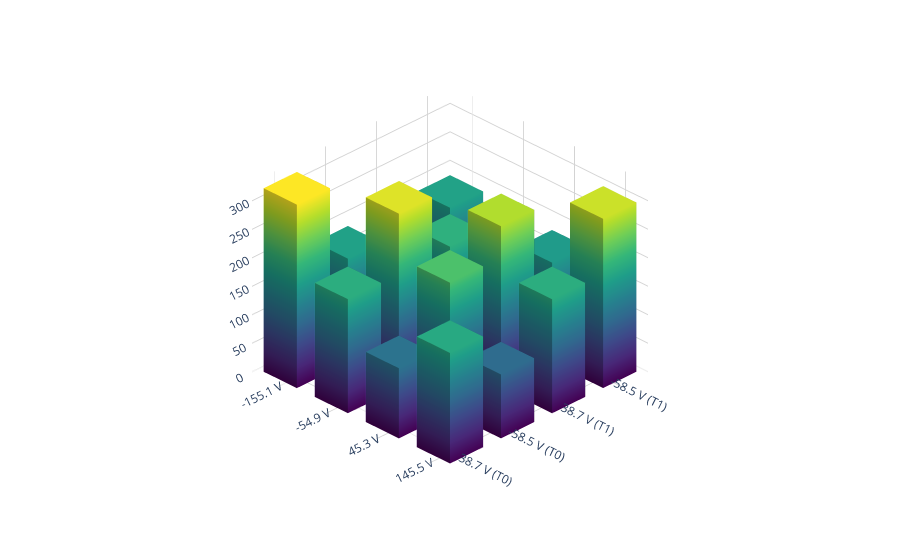

Notebook source saved alongside this figure:
### Code cell
import numpy as np
import plotly.graph_objects as go

# --- Assume N, z0, z1, AliceEOMVoltages, BobEOMVoltages are defined upstream ---

# 1. Define the measurement logic arrays
v_sweep = np.linspace(-200, 200, N)
signalarray0 = np.tile(v_sweep, N)
signalarray1 = np.repeat(v_sweep, N)

# 2 & 3. Extract the closest points into 2x4 matrices
rate0_grid = np.zeros((2, 4))
rate1_grid = np.zeros((2, 4))

for i, v1_ideal in enumerate(BobEOMVoltages):
    for j, v0_ideal in enumerate(AliceEOMVoltages):
        distances = (signalarray0 - v0_ideal) ** 2 + (signalarray1 - v1_ideal) ** 2
        idx = np.argmin(distances)

        rate0_grid[i, j] = z0[idx]
        rate1_grid[i, j] = z1[idx]

# 4. Combine grids into a single 4x4 matrix
combined_grid = np.vstack((rate0_grid, rate1_grid))

# Swapping to get into literature form
combined_grid[[0,2]] = combined_grid[[2,0]]
combined_grid[[1,3]] = combined_grid[[3,1]]

# 5. Build the Plotly 3D Mesh Plot
fig = go.Figure()

num_y, num_x = combined_grid.shape
dx = 0.65
dy = 0.65

# Fix the maximum Z value so the color scale is uniform across all pillars
z_max_global = np.max(combined_grid) if np.max(combined_grid) > 0 else 1

# Standard cube triangulation (12 triangles connecting the 8 vertices)
i_tris = [0, 0, 4, 4, 0, 0, 3, 3, 0, 0, 1, 1]
j_tris = [1, 2, 5, 6, 1, 5, 2, 6, 3, 7, 2, 6]
k_tris = [2, 3, 6, 7, 5, 4, 6, 7, 7, 4, 6, 5]

for j in range(num_y):
    for i in range(num_x):
        z_val = combined_grid[j, i]
        if z_val <= 0:
            continue
            
        # Define the 8 corners of the pillar (Bottom 4, Top 4)
        x_verts = [i-dx/2, i+dx/2, i+dx/2, i-dx/2, i-dx/2, i+dx/2, i+dx/2, i-dx/2]
        y_verts = [j-dy/2, j-dy/2, j+dy/2, j+dy/2, j-dy/2, j-dy/2, j+dy/2, j+dy/2]
        z_verts = [0, 0, 0, 0, z_val, z_val, z_val, z_val]
        
        fig.add_trace(go.Mesh3d(
            x=x_verts,
            y=y_verts,
            z=z_verts,
            i=i_tris,
            j=j_tris,
            k=k_tris,
            intensity=z_verts,      # Interpolates color based on Z-height
            colorscale='Viridis',   
            cmin=0,                 # Anchor base color (blue) to Z=0
            cmax=z_max_global,      # Anchor peak color (yellow) to global max
            showscale=False,        
            flatshading=True,       # Keeps pillar walls flat rather than smoothed
            lighting=dict(facenormalsepsilon=0, ambient=0.7, diffuse=0.8),
            hoverinfo='skip'
        ))

# 6. Styling to match the reference format
x_labels = [f"{v:.1f} V" for v in AliceEOMVoltages]
combined_y_labels = [f"{v:.1f} V (T0)" for v in BobEOMVoltages] + [
    f"{v:.1f} V (T1)" for v in BobEOMVoltages
]

fig.update_layout(
    scene=dict(
        xaxis=dict(
            tickvals=np.arange(num_x),
            ticktext=x_labels,
            showgrid=True,
            gridcolor='lightgray',
            backgroundcolor='white',
            title=''
        ),
        yaxis=dict(
            tickvals=np.arange(num_y),
            ticktext=combined_y_labels,
            showgrid=True,
            gridcolor='lightgray',
            backgroundcolor='white',
            title=''
        ),
        zaxis=dict(
            showgrid=True,
            gridcolor='lightgray',
            backgroundcolor='white',
            title=''
        ),
        aspectratio=dict(x=1, y=1, z=0.8),
        camera=dict(
            # Using an orthographic projection flattens perspective distortion, 
            # which is heavily favored for quantitative 3D bar charts in literature.
            projection=dict(type="orthographic"),
            eye=dict(x=1.5, y=-1.5, z=1.2) 
        )
    ),
    margin=dict(l=0, r=0, b=0, t=0),
    paper_bgcolor='white',
    showlegend=False
)

fig.show()

### Figure 1 — Plotly figure (JSON) as saved in the notebook; plotly's stock layout.template omitted (floating-point values rounded to 4 significant figures)
{"data": [{"cmax": 322, "cmin": 0, "colorscale": [[0, "#440154"], [0.1111, "#482878"], [0.2222, "#3e4989"], [0.3333, "#31688e"], [0.4444, "#26828e"], [0.5556, "#1f9e89"], [0.6667, "#35b779"], [0.7778, "#6ece58"], [0.8889, "#b5de2b"], [1, "#fde725"]], "flatshading": true, "hoverinfo": "skip", "i": [0, 0, 4, 4, 0, 0, 3, 3, 0, 0, 1, 1], "intensity": [0, 0, 0, 0, 322, 322, 322, 322], "j": [1, 2, 5, 6, 1, 5, 2, 6, 3, 7, 2, 6], "k": [2, 3, 6, 7, 5, 4, 6, 7, 7, 4, 6, 5], "lighting": {"ambient": 0.7, "diffuse": 0.8, "facenormalsepsilon": 0}, "showscale": false, "type": "mesh3d", "x": [-0.325, 0.325, 0.325, -0.325, -0.325, 0.325, 0.325, -0.325], "y": [-0.325, -0.325, 0.325, 0.325, -0.325, -0.325, 0.325, 0.325], "z": [0, 0, 0, 0, 322, 322, 322, 322]}, {"cmax": 322, "cmin": 0, "colorscale": [[0, "#440154"], [0.1111, "#482878"], [0.2222, "#3e4989"], [0.3333, "#31688e"], [0.4444, "#26828e"], [0.5556, "#1f9e89"], [0.6667, "#35b779"], [0.7778, "#6ece58"], [0.8889, "#b5de2b"], [1, "#fde725"]], "flatshading": true, "hoverinfo": "skip", "i": [0, 0, 4, 4, 0, 0, 3, 3, 0, 0, 1, 1], "intensity": [0, 0, 0, 0, 200, 200, 200, 200], "j": [1, 2, 5, 6, 1, 5, 2, 6, 3, 7, 2, 6], "k": [2, 3, 6, 7, 5, 4, 6, 7, 7, 4, 6, 5], "lighting": {"ambient": 0.7, "diffuse": 0.8, "facenormalsepsilon": 0}, "showscale": false, "type": "mesh3d", "x": [0.675, 1.325, 1.325, 0.675, 0.675, 1.325, 1.325, 0.675], "y": [-0.325, -0.325, 0.325, 0.325, -0.325, -0.325, 0.325, 0.325], "z": [0, 0, 0, 0, 200, 200, 200, 200]}, {"cmax": 322, "cmin": 0, "colorscale": [[0, "#440154"], [0.1111, "#482878"], [0.2222, "#3e4989"], [0.3333, "#31688e"], [0.4444, "#26828e"], [0.5556, "#1f9e89"], [0.6667, "#35b779"], [0.7778, "#6ece58"], [0.8889, "#b5de2b"], [1, "#fde725"]], "flatshading": true, "hoverinfo": "skip", "i": [0, 0, 4, 4, 0, 0, 3, 3, 0, 0, 1, 1], "intensity": [0, 0, 0, 0, 123, 123, 123, 123], "j": [1, 2, 5, 6, 1, 5, 2, 6, 3, 7, 2, 6], "k": [2, 3, 6, 7, 5, 4, 6, 7, 7, 4, 6, 5], "lighting": {"ambient": 0.7, "diffuse": 0.8, "facenormalsepsilon": 0}, "showscale": false, "type": "mesh3d", "x": [1.675, 2.325, 2.325, 1.675, 1.675, 2.325, 2.325, 1.675], "y": [-0.325, -0.325, 0.325, 0.325, -0.325, -0.325, 0.325, 0.325], "z": [0, 0, 0, 0, 123, 123, 123, 123]}, {"cmax": 322, "cmin": 0, "colorscale": [[0, "#440154"], [0.1111, "#482878"], [0.2222, "#3e4989"], [0.3333, "#31688e"], [0.4444, "#26828e"], [0.5556, "#1f9e89"], [0.6667, "#35b779"], [0.7778, "#6ece58"], [0.8889, "#b5de2b"], [1, "#fde725"]], "flatshading": true, "hoverinfo": "skip", "i": [0, 0, 4, 4, 0, 0, 3, 3, 0, 0, 1, 1], "intensity": [0, 0, 0, 0, 194, 194, 194, 194], "j": [1, 2, 5, 6, 1, 5, 2, 6, 3, 7, 2, 6], "k": [2, 3, 6, 7, 5, 4, 6, 7, 7, 4, 6, 5], "lighting": {"ambient": 0.7, "diffuse": 0.8, "facenormalsepsilon": 0}, "showscale": false, "type": "mesh3d", "x": [2.675, 3.325, 3.325, 2.675, 2.675, 3.325, 3.325, 2.675], "y": [-0.325, -0.325, 0.325, 0.325, -0.325, -0.325, 0.325, 0.325], "z": [0, 0, 0, 0, 194, 194, 194, 194]}, {"cmax": 322, "cmin": 0, "colorscale": [[0, "#440154"], [0.1111, "#482878"], [0.2222, "#3e4989"], [0.3333, "#31688e"], [0.4444, "#26828e"], [0.5556, "#1f9e89"], [0.6667, "#35b779"], [0.7778, "#6ece58"], [0.8889, "#b5de2b"], [1, "#fde725"]], "flatshading": true, "hoverinfo": "skip", "i": [0, 0, 4, 4, 0, 0, 3, 3, 0, 0, 1, 1], "intensity": [0, 0, 0, 0, 183, 183, 183, 183], "j": [1, 2, 5, 6, 1, 5, 2, 6, 3, 7, 2, 6], "k": [2, 3, 6, 7, 5, 4, 6, 7, 7, 4, 6, 5], "lighting": {"ambient": 0.7, "diffuse": 0.8, "facenormalsepsilon": 0}, "showscale": false, "type": "mesh3d", "x": [-0.325, 0.325, 0.325, -0.325, -0.325, 0.325, 0.325, -0.325], "y": [0.675, 0.675, 1.325, 1.325, 0.675, 0.675, 1.325, 1.325], "z": [0, 0, 0, 0, 183, 183, 183, 183]}, {"cmax": 322, "cmin": 0, "colorscale": [[0, "#440154"], [0.1111, "#482878"], [0.2222, "#3e4989"], [0.3333, "#31688e"], [0.4444, "#26828e"], [0.5556, "#1f9e89"], [0.6667, "#35b779"], [0.7778, "#6ece58"], [0.8889, "#b5de2b"], [1, "#fde725"]], "flatshading": true, "hoverinfo": "skip", "i": [0, 0, 4, 4, 0, 0, 3, 3, 0, 0, 1, 1], "intensity": [0, 0, 0, 0, 306, 306, 306, 306], "j": [1, 2, 5, 6, 1, 5, 2, 6, 3, 7, 2, 6], "k": [2, 3, 6, 7, 5, 4, 6, 7, 7, 4, 6, 5], "lighting": {"ambient": 0.7, "diffuse": 0.8, "facenormalsepsilon": 0}, "showscale": false, "type": "mesh3d", "x": [0.675, 1.325, 1.325, 0.675, 0.675, 1.325, 1.325, 0.675], "y": [0.675, 0.675, 1.325, 1.325, 0.675, 0.675, 1.325, 1.325], "z": [0, 0, 0, 0, 306, 306, 306, 306]}, {"cmax": 322, "cmin": 0, "colorscale": [[0, "#440154"], [0.1111, "#482878"], [0.2222, "#3e4989"], [0.3333, "#31688e"], [0.4444, "#26828e"], [0.5556, "#1f9e89"], [0.6667, "#35b779"], [0.7778, "#6ece58"], [0.8889, "#b5de2b"], [1, "#fde725"]], "flatshading": true, "hoverinfo": "skip", "i": [0, 0, 4, 4, 0, 0, 3, 3, 0, 0, 1, 1], "intensity": [0, 0, 0, 0, 229, 229, 229, 229], "j": [1, 2, 5, 6, 1, 5, 2, 6, 3, 7, 2, 6], "k": [2, 3, 6, 7, 5, 4, 6, 7, 7, 4, 6, 5], "lighting": {"ambient": 0.7, "diffuse": 0.8, "facenormalsepsilon": 0}, "showscale": false, "type": "mesh3d", "x": [1.675, 2.325, 2.325, 1.675, 1.675, 2.325, 2.325, 1.675], "y": [0.675, 0.675, 1.325, 1.325, 0.675, 0.675, 1.325, 1.325], "z": [0, 0, 0, 0, 229, 229, 229, 229]}, {"cmax": 322, "cmin": 0, "colorscale": [[0, "#440154"], [0.1111, "#482878"], [0.2222, "#3e4989"], [0.3333, "#31688e"], [0.4444, "#26828e"], [0.5556, "#1f9e89"], [0.6667, "#35b779"], [0.7778, "#6ece58"], [0.8889, "#b5de2b"], [1, "#fde725"]], "flatshading": true, "hoverinfo": "skip", "i": [0, 0, 4, 4, 0, 0, 3, 3, 0, 0, 1, 1], "intensity": [0, 0, 0, 0, 112, 112, 112, 112], "j": [1, 2, 5, 6, 1, 5, 2, 6, 3, 7, 2, 6], "k": [2, 3, 6, 7, 5, 4, 6, 7, 7, 4, 6, 5], "lighting": {"ambient": 0.7, "diffuse": 0.8, "facenormalsepsilon": 0}, "showscale": false, "type": "mesh3d", "x": [2.675, 3.325, 3.325, 2.675, 2.675, 3.325, 3.325, 2.675], "y": [0.675, 0.675, 1.325, 1.325, 0.675, 0.675, 1.325, 1.325], "z": [0, 0, 0, 0, 112, 112, 112, 112]}, {"cmax": 322, "cmin": 0, "colorscale": [[0, "#440154"], [0.1111, "#482878"], [0.2222, "#3e4989"], [0.3333, "#31688e"], [0.4444, "#26828e"], [0.5556, "#1f9e89"], [0.6667, "#35b779"], [0.7778, "#6ece58"], [0.8889, "#b5de2b"], [1, "#fde725"]], "flatshading": true, "hoverinfo": "skip", "i": [0, 0, 4, 4, 0, 0, 3, 3, 0, 0, 1, 1], "intensity": [0, 0, 0, 0, 75, 75, 75, 75], "j": [1, 2, 5, 6, 1, 5, 2, 6, 3, 7, 2, 6], "k": [2, 3, 6, 7, 5, 4, 6, 7, 7, 4, 6, 5], "lighting": {"ambient": 0.7, "diffuse": 0.8, "facenormalsepsilon": 0}, "showscale": false, "type": "mesh3d", "x": [-0.325, 0.325, 0.325, -0.325, -0.325, 0.325, 0.325, -0.325], "y": [1.675, 1.675, 2.325, 2.325, 1.675, 1.675, 2.325, 2.325], "z": [0, 0, 0, 0, 75, 75, 75, 75]}, {"cmax": 322, "cmin": 0, "colorscale": [[0, "#440154"], [0.1111, "#482878"], [0.2222, "#3e4989"], [0.3333, "#31688e"], [0.4444, "#26828e"], [0.5556, "#1f9e89"], [0.6667, "#35b779"], [0.7778, "#6ece58"], [0.8889, "#b5de2b"], [1, "#fde725"]], "flatshading": true, "hoverinfo": "skip", "i": [0, 0, 4, 4, 0, 0, 3, 3, 0, 0, 1, 1], "intensity": [0, 0, 0, 0, 204, 204, 204, 204], "j": [1, 2, 5, 6, 1, 5, 2, 6, 3, 7, 2, 6], "k": [2, 3, 6, 7, 5, 4, 6, 7, 7, 4, 6, 5], "lighting": {"ambient": 0.7, "diffuse": 0.8, "facenormalsepsilon": 0}, "showscale": false, "type": "mesh3d", "x": [0.675, 1.325, 1.325, 0.675, 0.675, 1.325, 1.325, 0.675], "y": [1.675, 1.675, 2.325, 2.325, 1.675, 1.675, 2.325, 2.325], "z": [0, 0, 0, 0, 204, 204, 204, 204]}, {"cmax": 322, "cmin": 0, "colorscale": [[0, "#440154"], [0.1111, "#482878"], [0.2222, "#3e4989"], [0.3333, "#31688e"], [0.4444, "#26828e"], [0.5556, "#1f9e89"], [0.6667, "#35b779"], [0.7778, "#6ece58"], [0.8889, "#b5de2b"], [1, "#fde725"]], "flatshading": true, "hoverinfo": "skip", "i": [0, 0, 4, 4, 0, 0, 3, 3, 0, 0, 1, 1], "intensity": [0, 0, 0, 0, 284, 284, 284, 284], "j": [1, 2, 5, 6, 1, 5, 2, 6, 3, 7, 2, 6], "k": [2, 3, 6, 7, 5, 4, 6, 7, 7, 4, 6, 5], "lighting": {"ambient": 0.7, "diffuse": 0.8, "facenormalsepsilon": 0}, "showscale": false, "type": "mesh3d", "x": [1.675, 2.325, 2.325, 1.675, 1.675, 2.325, 2.325, 1.675], "y": [1.675, 1.675, 2.325, 2.325, 1.675, 1.675, 2.325, 2.325], "z": [0, 0, 0, 0, 284, 284, 284, 284]}, {"cmax": 322, "cmin": 0, "colorscale": [[0, "#440154"], [0.1111, "#482878"], [0.2222, "#3e4989"], [0.3333, "#31688e"], [0.4444, "#26828e"], [0.5556, "#1f9e89"], [0.6667, "#35b779"], [0.7778, "#6ece58"], [0.8889, "#b5de2b"], [1, "#fde725"]], "flatshading": true, "hoverinfo": "skip", "i": [0, 0, 4, 4, 0, 0, 3, 3, 0, 0, 1, 1], "intensity": [0, 0, 0, 0, 200, 200, 200, 200], "j": [1, 2, 5, 6, 1, 5, 2, 6, 3, 7, 2, 6], "k": [2, 3, 6, 7, 5, 4, 6, 7, 7, 4, 6, 5], "lighting": {"ambient": 0.7, "diffuse": 0.8, "facenormalsepsilon": 0}, "showscale": false, "type": "mesh3d", "x": [2.675, 3.325, 3.325, 2.675, 2.675, 3.325, 3.325, 2.675], "y": [1.675, 1.675, 2.325, 2.325, 1.675, 1.675, 2.325, 2.325], "z": [0, 0, 0, 0, 200, 200, 200, 200]}, {"cmax": 322, "cmin": 0, "colorscale": [[0, "#440154"], [0.1111, "#482878"], [0.2222, "#3e4989"], [0.3333, "#31688e"], [0.4444, "#26828e"], [0.5556, "#1f9e89"], [0.6667, "#35b779"], [0.7778, "#6ece58"], [0.8889, "#b5de2b"], [1, "#fde725"]], "flatshading": true, "hoverinfo": "skip", "i": [0, 0, 4, 4, 0, 0, 3, 3, 0, 0, 1, 1], "intensity": [0, 0, 0, 0, 184, 184, 184, 184], "j": [1, 2, 5, 6, 1, 5, 2, 6, 3, 7, 2, 6], "k": [2, 3, 6, 7, 5, 4, 6, 7, 7, 4, 6, 5], "lighting": {"ambient": 0.7, "diffuse": 0.8, "facenormalsepsilon": 0}, "showscale": false, "type": "mesh3d", "x": [-0.325, 0.325, 0.325, -0.325, -0.325, 0.325, 0.325, -0.325], "y": [2.675, 2.675, 3.325, 3.325, 2.675, 2.675, 3.325, 3.325], "z": [0, 0, 0, 0, 184, 184, 184, 184]}, {"cmax": 322, "cmin": 0, "colorscale": [[0, "#440154"], [0.1111, "#482878"], [0.2222, "#3e4989"], [0.3333, "#31688e"], [0.4444, "#26828e"], [0.5556, "#1f9e89"], [0.6667, "#35b779"], [0.7778, "#6ece58"], [0.8889, "#b5de2b"], [1, "#fde725"]], "flatshading": true, "hoverinfo": "skip", "i": [0, 0, 4, 4, 0, 0, 3, 3, 0, 0, 1, 1], "intensity": [0, 0, 0, 0, 94, 94, 94, 94], "j": [1, 2, 5, 6, 1, 5, 2, 6, 3, 7, 2, 6], "k": [2, 3, 6, 7, 5, 4, 6, 7, 7, 4, 6, 5], "lighting": {"ambient": 0.7, "diffuse": 0.8, "facenormalsepsilon": 0}, "showscale": false, "type": "mesh3d", "x": [0.675, 1.325, 1.325, 0.675, 0.675, 1.325, 1.325, 0.675], "y": [2.675, 2.675, 3.325, 3.325, 2.675, 2.675, 3.325, 3.325], "z": [0, 0, 0, 0, 94, 94, 94, 94]}, {"cmax": 322, "cmin": 0, "colorscale": [[0, "#440154"], [0.1111, "#482878"], [0.2222, "#3e4989"], [0.3333, "#31688e"], [0.4444, "#26828e"], [0.5556, "#1f9e89"], [0.6667, "#35b779"], [0.7778, "#6ece58"], [0.8889, "#b5de2b"], [1, "#fde725"]], "flatshading": true, "hoverinfo": "skip", "i": [0, 0, 4, 4, 0, 0, 3, 3, 0, 0, 1, 1], "intensity": [0, 0, 0, 0, 176, 176, 176, 176], "j": [1, 2, 5, 6, 1, 5, 2, 6, 3, 7, 2, 6], "k": [2, 3, 6, 7, 5, 4, 6, 7, 7, 4, 6, 5], "lighting": {"ambient": 0.7, "diffuse": 0.8, "facenormalsepsilon": 0}, "showscale": false, "type": "mesh3d", "x": [1.675, 2.325, 2.325, 1.675, 1.675, 2.325, 2.325, 1.675], "y": [2.675, 2.675, 3.325, 3.325, 2.675, 2.675, 3.325, 3.325], "z": [0, 0, 0, 0, 176, 176, 176, 176]}, {"cmax": 322, "cmin": 0, "colorscale": [[0, "#440154"], [0.1111, "#482878"], [0.2222, "#3e4989"], [0.3333, "#31688e"], [0.4444, "#26828e"], [0.5556, "#1f9e89"], [0.6667, "#35b779"], [0.7778, "#6ece58"], [0.8889, "#b5de2b"], [1, "#fde725"]], "flatshading": true, "hoverinfo": "skip", "i": [0, 0, 4, 4, 0, 0, 3, 3, 0, 0, 1, 1], "intensity": [0, 0, 0, 0, 297, 297, 297, 297], "j": [1, 2, 5, 6, 1, 5, 2, 6, 3, 7, 2, 6], "k": [2, 3, 6, 7, 5, 4, 6, 7, 7, 4, 6, 5], "lighting": {"ambient": 0.7, "diffuse": 0.8, "facenormalsepsilon": 0}, "showscale": false, "type": "mesh3d", "x": [2.675, 3.325, 3.325, 2.675, 2.675, 3.325, 3.325, 2.675], "y": [2.675, 2.675, 3.325, 3.325, 2.675, 2.675, 3.325, 3.325], "z": [0, 0, 0, 0, 297, 297, 297, 297]}], "layout": {"margin": {"b": 0, "l": 0, "r": 0, "t": 0}, "paper_bgcolor": "white", "scene": {"aspectratio": {"x": 1, "y": 1, "z": 0.8}, "camera": {"eye": {"x": 1.5, "y": -1.5, "z": 1.2}, "projection": {"type": "orthographic"}}, "xaxis": {"backgroundcolor": "white", "gridcolor": "lightgray", "showgrid": true, "ticktext": ["-155.1 V", "-54.9 V", "45.3 V", "145.5 V"], "tickvals": [0, 1, 2, 3], "title": {"text": ""}}, "yaxis": {"backgroundcolor": "white", "gridcolor": "lightgray", "showgrid": true, "ticktext": ["38.7 V (T0)", "-58.5 V (T0)", "38.7 V (T1)", "-58.5 V (T1)"], "tickvals": [0, 1, 2, 3], "title": {"text": ""}}, "zaxis": {"backgroundcolor": "white", "gridcolor": "lightgray", "showgrid": true, "title": {"text": ""}}}, "showlegend": false}}
